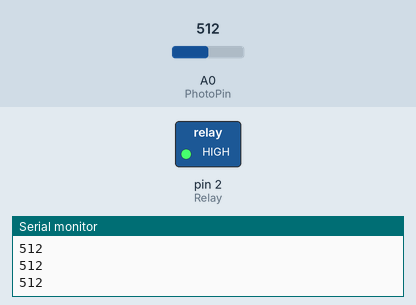
Bench run of a sketch on a simulated Arduino Uno, built with avr-gcc and run on an emulated ATmega328P. Parts: switched loads named in the sketch (green lamp = pin HIGH), the last lines printed to the serial monitor. Inputs (shaded band) come from the test bench; at power-on: A0 (PhotoPin) = 512.

Above: at 1.2 s.
1.3 s: A0 (PhotoPin) set to 413
2.8 s: A0 (PhotoPin) set to 383
At 3.7 s:
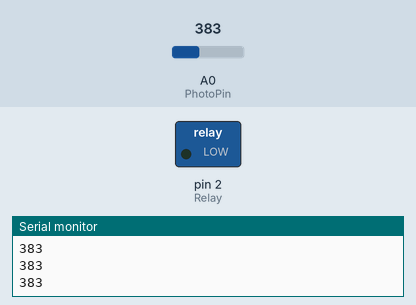
4.3 s: A0 (PhotoPin) set to 410
At 5.5 s:
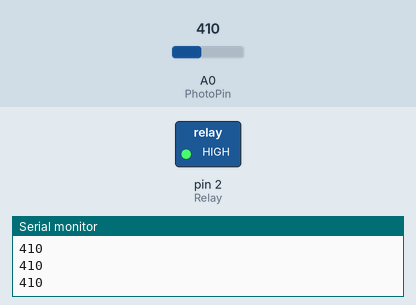
5.8 s: A0 (PhotoPin) set to 390
At 7.0 s:
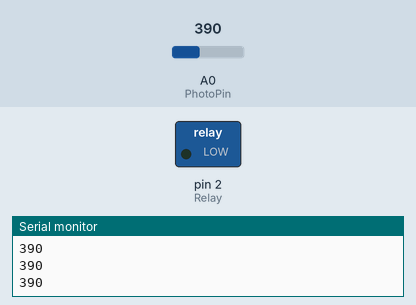
Timing chart, 0 to 8.3 s (numbered marks = the images above; inputs shaded):
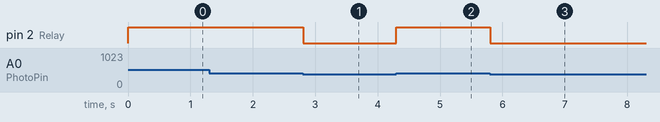

The sketch:

RelayCodeForOutputPin2.ino
```cpp
int PhotoPin = A0;
int Relay = 2;

void setup() {
  pinMode(Relay, OUTPUT);
Serial.begin(9600);

}
void loop() {
    int LightReading;
     LightReading = analogRead(PhotoPin);
Serial.println(LightReading);
if(abs(LightReading) > 400){
    digitalWrite(Relay, HIGH);
  }
  else{
      digitalWrite(Relay, LOW);
    }
    delay(10);
}
```

Measured:
- the behaviour switches between 401 and 400 on A0 (PhotoPin) (found by bisection; images 0 and 1)
- after the input at 2.8 s, pin 2 (Relay): HIGH → LOW at once
- after the input at 4.3 s, pin 2 (Relay): LOW → HIGH at once
- after the input at 5.8 s, pin 2 (Relay): HIGH → LOW at once
